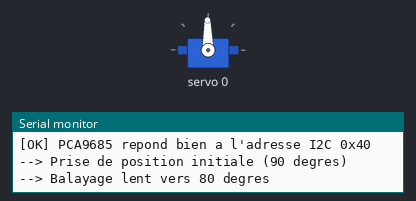
The sketch below on a simulated Arduino Uno, built with avr-gcc and run on an emulated ATmega328P. On the bench: servo, the last lines printed to the serial monitor.

Above: at 1.25 s.
At 3.2 s:
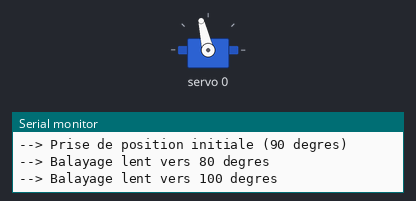
Timing chart, 0 to 6.8 s (numbered marks = the images above):
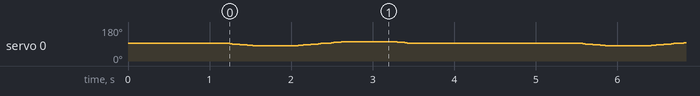

The sketch:

test_servo.ino
```cpp
#include <Wire.h>
#include <Adafruit_PWMServoDriver.h>

#define OE_PIN 2            // Broche OE (Output Enable) reliée à D2 sur le Teensy
#define SERVO_CHANNEL 0     // Canal du servo à tester

Adafruit_PWMServoDriver pwm = Adafruit_PWMServoDriver(0x40);

// Plage d'impulsion des servos DS3218MG (50 Hz = période de 20 000 µs)
#define US_MIN  500   // 0°
#define US_MAX  2500  // 180°

int currentAngle = 90;

void setServoAngle(uint8_t channel, int angle) {
  angle = constrain(angle, 0, 180);
  int us = map(angle, 0, 180, US_MIN, US_MAX);
  int ticks = map(us, 0, 20000, 0, 4095);
  pwm.setPWM(channel, 0, ticks);
}

void moveSlow(uint8_t channel, int targetAngle, int stepDelayMs = 30) {
  if (targetAngle > currentAngle) {
    for (int a = currentAngle; a <= targetAngle; a++) {
      setServoAngle(channel, a);
      delay(stepDelayMs);
    }
  } else {
    for (int a = currentAngle; a >= targetAngle; a--) {
      setServoAngle(channel, a);
      delay(stepDelayMs);
    }
  }
  currentAngle = targetAngle;
}

void setup() {
  Serial.begin(9600);
  while (!Serial && millis() < 4000);

  Serial.println("\n=======================================");
  Serial.println("   TEST PCA9685 + SERVO (OE sur D2)    ");
  Serial.println("=======================================");

  // 1. Prise en compte de la broche OE (Active LOW)
  pinMode(OE_PIN, OUTPUT);
  digitalWrite(OE_PIN, LOW); // Force OE à 0V pour ACTIVER les sorties PWM
  Serial.println("[OK] Broche OE (D2) forcee a LOW -> Sorties PWM activees");

  // 2. Test direct de communication I2C avec le PCA9685
  Wire.begin();
  Wire.beginTransmission(0x40);
  byte error = Wire.endTransmission();
  if (error == 0) {
    Serial.println("[OK] PCA9685 repond bien a l'adresse I2C 0x40");
  } else {
    Serial.print("[ERREUR] PCA9685 ne repond pas sur I2C (Code : ");
    Serial.print(error);
    Serial.println(")");
  }

  // 3. Initialisation du driver PWM
  pwm.begin();
  pwm.setPWMFreq(50);
  delay(10);

  // Calage initial doux à 90°
  Serial.println("--> Prise de position initiale (90 degres)");
  setServoAngle(SERVO_CHANNEL, 90);
  currentAngle = 90;
  delay(1000);
}

void loop() {
  Serial.println("--> Balayage lent vers 80 degres");
  moveSlow(SERVO_CHANNEL, 80, 30);
  delay(500);

  Serial.println("--> Balayage lent vers 100 degres");
  moveSlow(SERVO_CHANNEL, 100, 30);
  delay(500);

  Serial.println("--> Retour au neutre (90 degres)");
  moveSlow(SERVO_CHANNEL, 90, 30);
  delay(2000);
}
```
